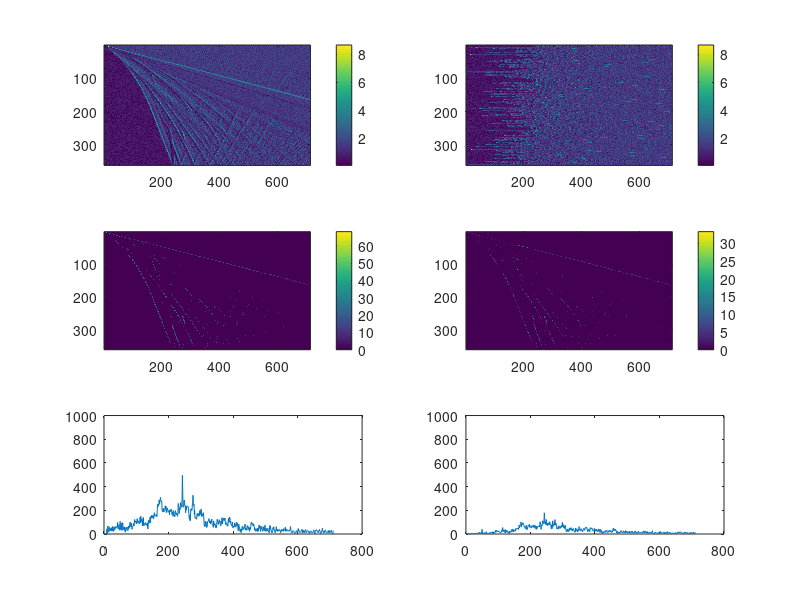

Here is the MATLAB script that generated this plot:
clear
clc
close

load template_filt
load datatest_filt

for ix = 1 : size(AGCbin,1)
    for iy = 1 : size(AGCbin,2)
        
        if isnan(AGC(ix,iy)) == 1
        AGC(ix,iy)=0;
            
        end
        
        if  AGCbin(ix,iy)<3
            
            
            AGCbin(ix,iy)=0;
       
            
        end
    end
end 

AGC = AGC+rand(size(AGC));


%% reshuffle data
I = randperm(size(AGC,1));
fakeAGC = AGC(I,:);

%% detection
detreal = AGC.*AGCbin;
detfake = fakeAGC.*AGCbin;

%% cross dot
Cdotreal = dot(AGC,AGCbin);

Cdotfake = dot(fakeAGC,AGCbin);


%% plot
subplot(321)
imagesc(AGC);colorbar

subplot(322)
imagesc(fakeAGC);colorbar


subplot(323)
imagesc(detreal);colorbar

subplot(324)
imagesc(detfake);colorbar


subplot(325)
plot(Cdotreal)
ylim([0 1000])
subplot(326)
plot(Cdotfake)
ylim([0 1000])
